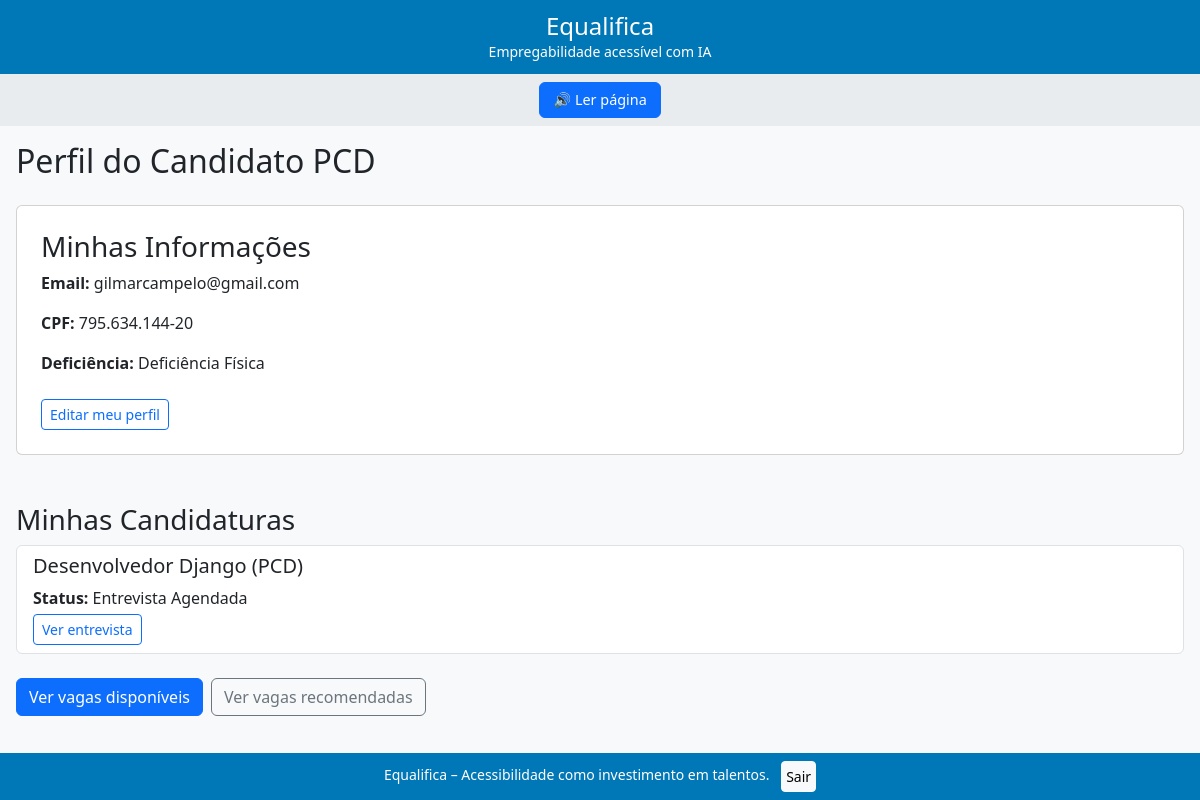
Page /pcd/dashboard/ (signed in) on the earlier database version.
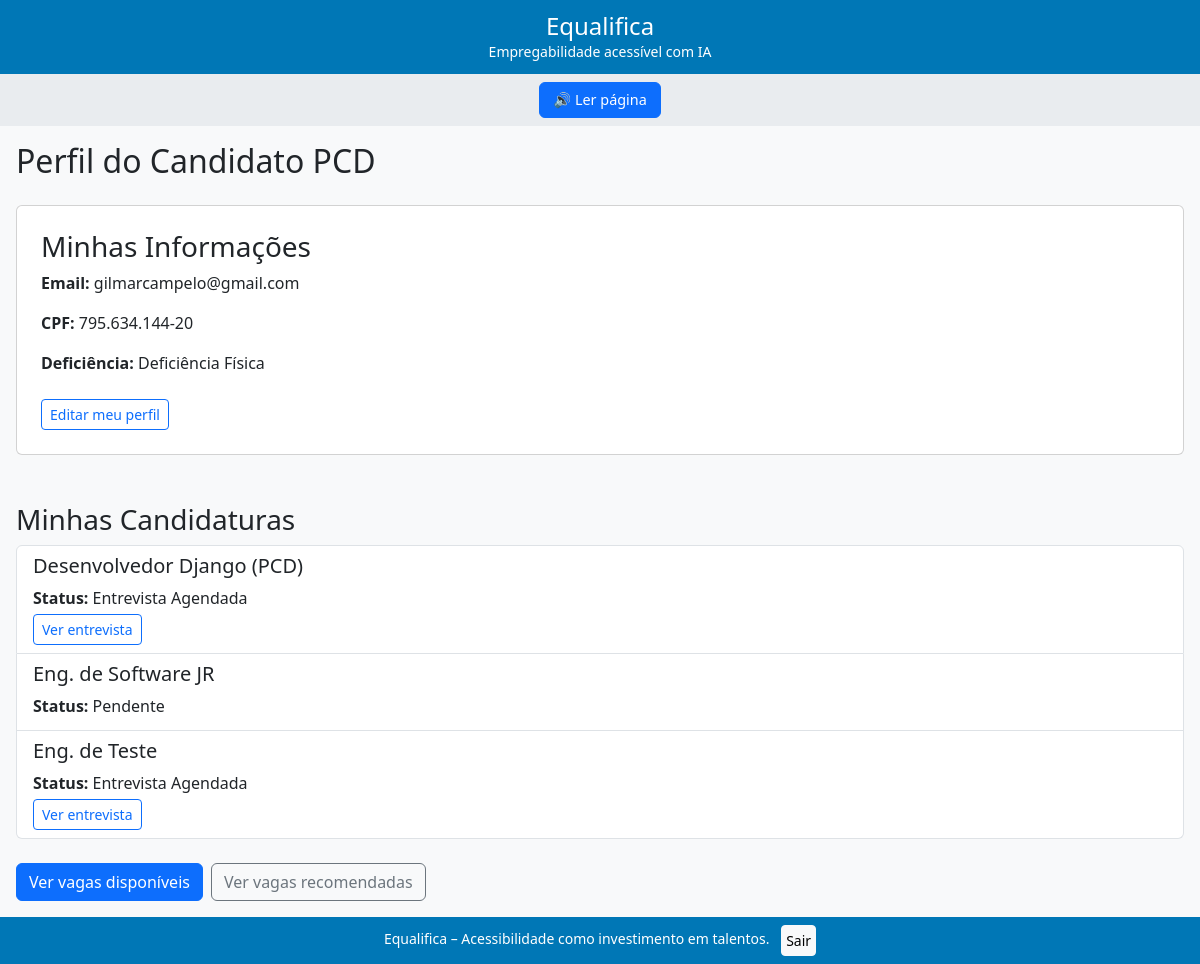
Same page on the later database version.
### recruitment/models.py (models this page shows, shortened)
class Candidatura(BaseModel):
    STATUS_CHOICES = [
        ('pendente', 'Pendente'),
        ('entrevista', 'Entrevista Agendada'),
        ('rejeitado', 'Rejeitado'),
        ('contratado', 'Contratado'),
    ]
    vaga = models.ForeignKey(Vaga, on_delete=models.CASCADE, related_name='candidaturas')
    cpf_pcd = models.CharField(max_length=14)      # preenchido automaticamente
    cnpj_empresa = models.CharField(max_length=18)  # copiado da vaga
    status = models.CharField(max_length=20, choices=STATUS_CHOICES, default='pendente')
    class Meta:
        verbose_name = "Candidatura"
        verbose_name_plural = "Candidaturas"
        unique_together = ('vaga', 'cpf_pcd')  # evita candidaturas duplicadas

class Vaga(BaseModel):
    titulo = models.CharField(max_length=200)
    descricao = models.TextField()
    requisitos = models.TextField(blank=True, help_text="Resumo dos principais requisitos")
    acessibilidade = models.JSONField(
        blank=True,
        help_text="Ex: {'libras': true, 'legendas': true, 'descricao_alt': true}"
    )
    cnpj_empresa = models.CharField(max_length=18)  # preenchido automaticamente
    hard_skills_vetor = models.JSONField(default=list)
    soft_skills_vetor = models.JSONField(default=list)
    acessibilidade_vetor = models.JSONField(default=list)
    experiencia_minima = models.IntegerField(default=0)
    class Meta:
        verbose_name = "Vaga"
        verbose_name_plural = "Vagas"

### accounts/views.py (the view)
# urls.py: path('pcd/dashboard/', PCDDashboardView.as_view(), name='pcd_dashboard'),
class PCDDashboardView(LoginRequiredMixin, TemplateView):
    template_name = 'pcd/dashboard.html'
    def get_context_data(self, **kwargs):
        context = super().get_context_data(**kwargs)
        user = self.request.user
        if user.user_type != 'pcd':
            return context
        cpf_pcd = user.pcd_profile.cpf
        candidaturas = Candidatura.objects.filter(cpf_pcd=cpf_pcd).select_related('vaga')
        entrevistas = Entrevista.objects.filter(
            candidatura__cpf_pcd=cpf_pcd
        ).select_related('candidatura__vaga')
        proxima_entrevista = entrevistas.filter(
            data_agendada__gte=timezone.now()
        ).first()
        context.update({
            'candidaturas': candidaturas,
            'proxima_entrevista': proxima_entrevista,
        })
        return context

### templates/pcd/dashboard.html (shortened to what this page needs)
{% extends 'base.html' %}
{% block content %}
<h2 class="mb-4">Perfil do Candidato PCD</h2>
<div class="card p-4 mb-4">
  <h3>Minhas Informações</h3>
  <p><strong>Email:</strong> {{ user.email }}</p>
  <p><strong>CPF:</strong> {{ user.pcd_profile.cpf }}</p>
  <p><strong>Deficiência:</strong> {{ user.pcd_profile.get_disability_display }}</p>
  <div class="mt-2">
    <a href="{% url 'pcd_profile_edit' %}" class="btn btn-outline-primary btn-sm">Editar meu perfil</a>
  </div>
</div>
<h3 class="mt-4">Minhas Candidaturas</h3>
{% if candidaturas %}
  <div class="list-group mb-4">
    {% for cand in candidaturas %}
    <div class="list-group-item">
      <h5>{{ cand.vaga.titulo }}</h5>
      <p class="mb-1"><strong>Status:</strong> {{ cand.get_status_display }}</p>
      {% if cand.entrevista %}
        <a href="{% url 'entrevista' cand.entrevista.id %}" class="btn btn-outline-primary btn-sm">Ver entrevista</a>
      {% endif %}
    </div>
    {% endfor %}
  </div>
{% else %}
  <p class="text-muted">Você ainda não se candidatou a nenhuma vaga.</p>
{% endif %}
<div class="d-flex gap-2">
  <a href="{% url 'vagas_list' %}" class="btn btn-primary">Ver vagas disponíveis</a>
  <a href="{% url 'vagas_recomendadas' %}" class="btn btn-outline-secondary">Ver vagas recomendadas</a>
</div>
{% endblock %}

Differences in the rows shown:
added Candidatura: vaga.titulo "Eng. de Software JR", status "Pendente"
added Candidatura: vaga.titulo "Eng. de Teste", status "Entrevista Agendada", shows "Ver entrevista"
